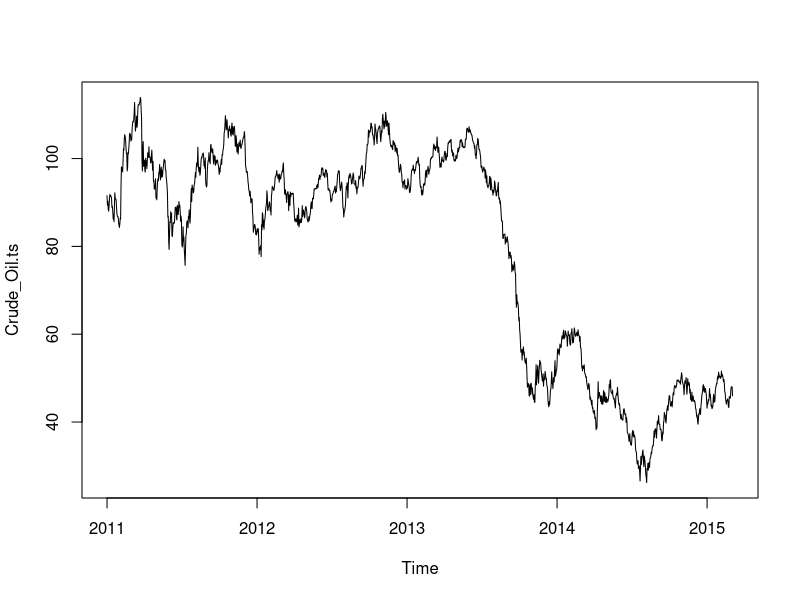
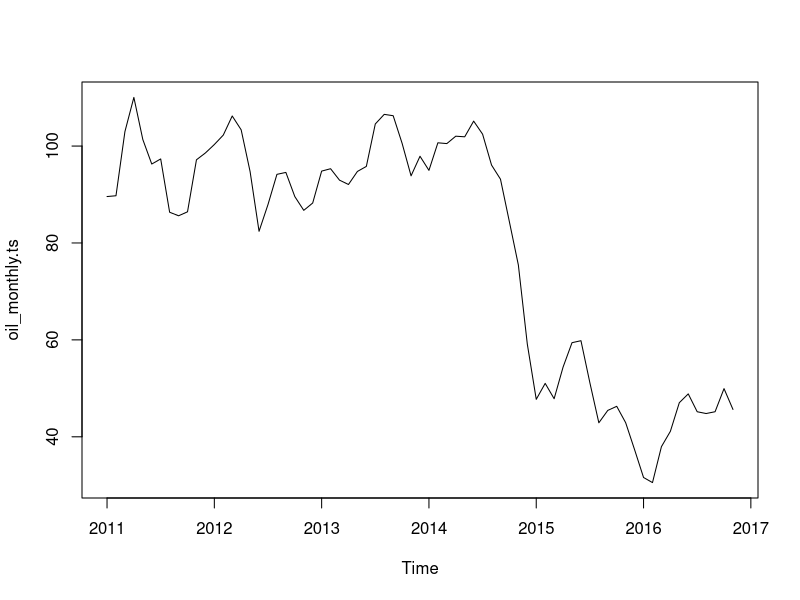
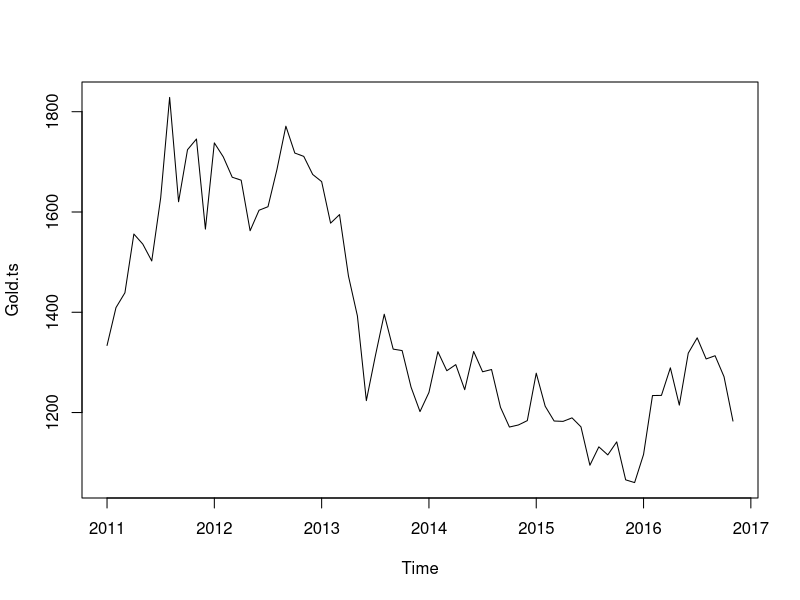
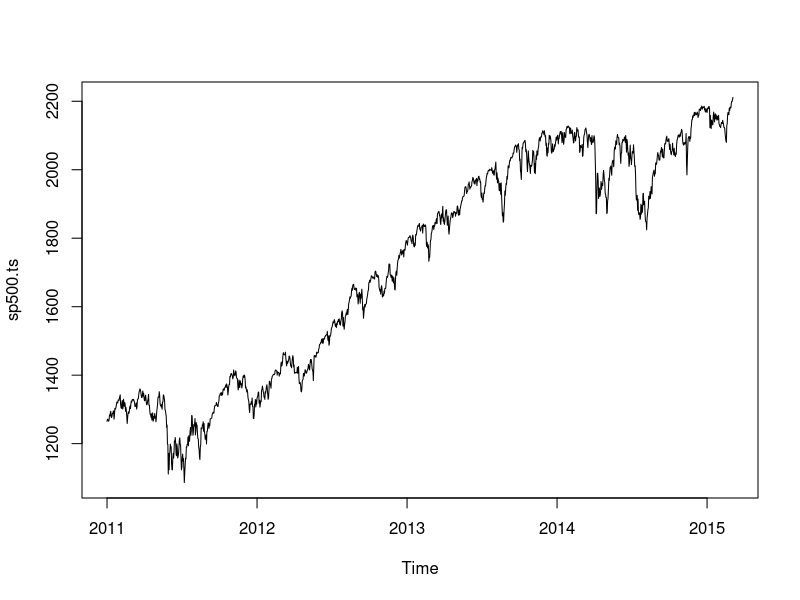
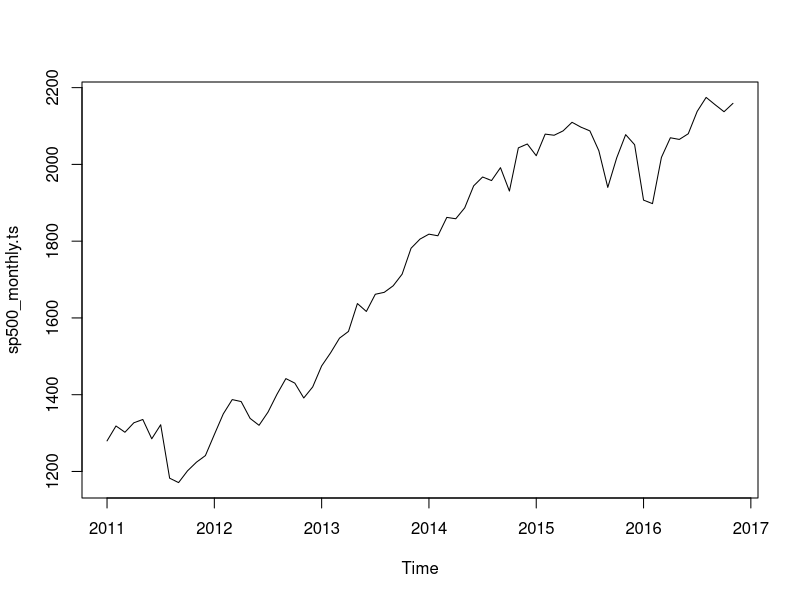
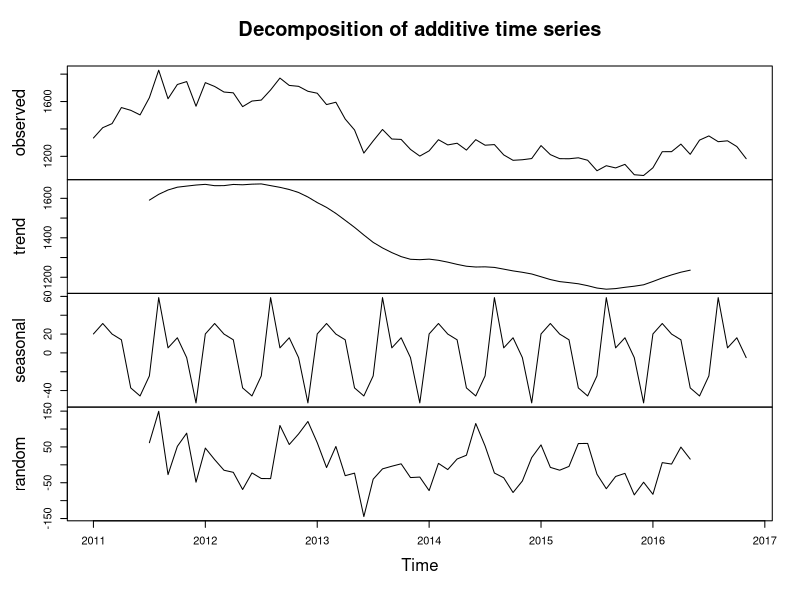
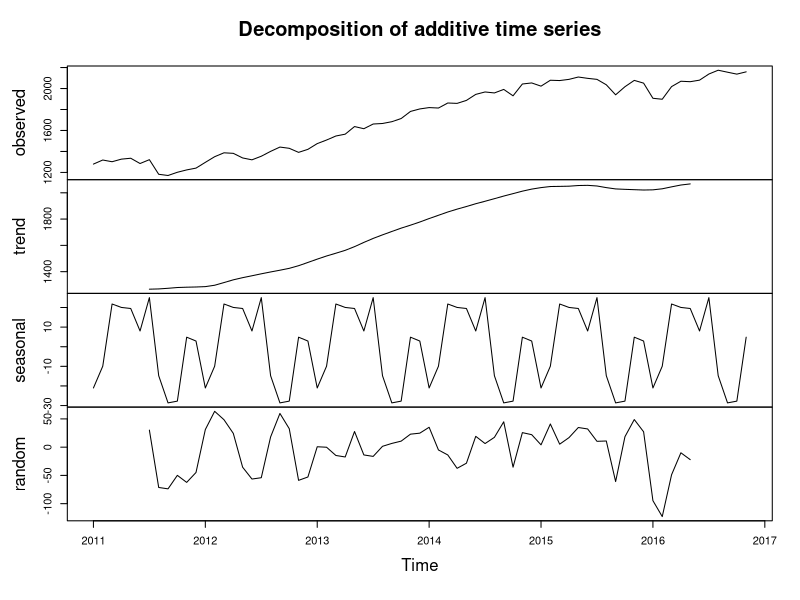
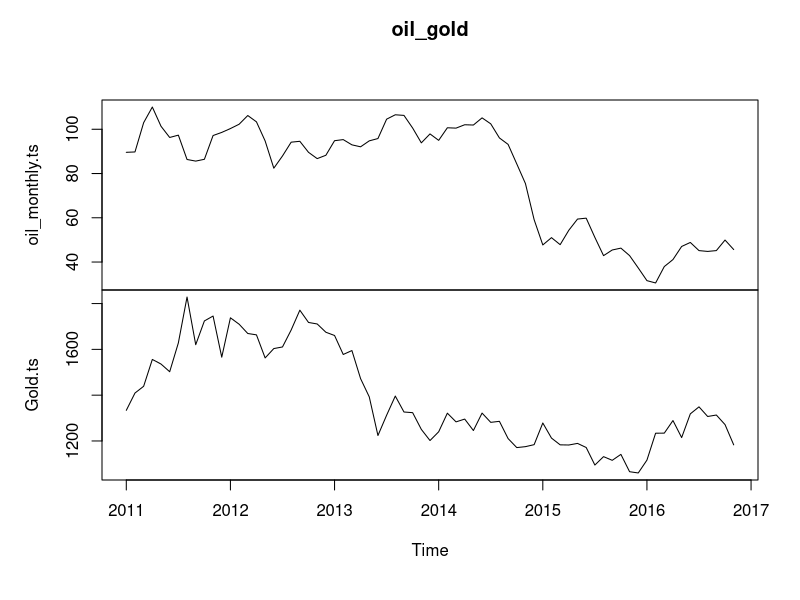

Reproduce these figures in R, in order. (Note: this script raises an error after producing the figures.)
## ---- chunk 1
knitr::opts_chunk$set(echo = TRUE)
## ---- chunk 2
getwd()
setwd('/Users/mkulunyar/Dropbox/NYU/Fall16/BusinessAnalytics/HW_6')

#Data Export
#investing.com
oil<-read.csv('new_oil_daily.csv', header=TRUE, stringsAsFactors=FALSE)
gold<-read.csv('new_gold_monthly.csv', header=TRUE, stringsAsFactors=FALSE)
sp500<-read.csv('new_sp500_daily.csv', header=TRUE, stringsAsFactors=FALSE)

#DATE
#Date Modification for Oil
head(oil)
oil$Date <- as.Date(oil$Date, "%d-%B-%y")
oil_sorted<-oil[order(oil$Date, decreasing = FALSE),]
head(oil_sorted)
#Date Modification for sp500
head(sp500)
sp500$Date <- as.Date(sp500$Date, "%d-%B-%y")
sp500_sorted<-sp500[order(sp500$Date, decreasing = FALSE),]
head(sp500_sorted)
#Date Modification for gold
head(gold)
gold$Date <- as.Date(gold$Date, "%y-%B-%d")
gold_sorted<-gold[order(gold$Date, decreasing = FALSE),]
head(gold_sorted)

#Time Series
#Oil
#Daily
summary(oil_sorted$Price)
Crude_Oil.ts <- ts(oil_sorted$Price, frequency = 365, start=c(2011))
plot(Crude_Oil.ts)
#Monthly
head(oil_sorted)
oil_sorted$MonthYear<-format(oil_sorted$Date, format="%Y-%m")
oil_monthly <- aggregate(oil_sorted$Price ~ MonthYear, oil_sorted, mean, na.rm=TRUE)
oil_monthly
oil_monthly.ts<-ts(oil_monthly$`oil_sorted$Price`, frequency = 12, start = c(2011))
plot(oil_monthly.ts)
#Gold
summary(gold_sorted$Price)
Gold.ts <- ts(gold_sorted$Price, frequency = 12, start=c(2011))
plot(Gold.ts)
#sp500
#Daily
summary(sp500_sorted$Price)
sp500.ts <- ts(sp500_sorted$Price, frequency = 365, start=c(2011))
plot(sp500.ts)
#Monthly
head(sp500_sorted)
sp500_sorted$MonthYear<-format(sp500_sorted$Date, format="%Y-%m")
sp500_monthly <- aggregate(sp500_sorted$Price ~ MonthYear, sp500_sorted, mean, na.rm=TRUE)
sp500_monthly
sp500_monthly.ts<-ts(sp500_monthly$`sp500_sorted$Price`, frequency = 12, start = c(2011))
plot(sp500_monthly.ts)
## ---- chunk 3
#Decomposition
#Gold
Gold.ts.d<-decompose(Gold.ts)
plot(Gold.ts.d)
#Oil
Crude_Oil.ts.d<-decompose(oil_monthly.ts)
#sp500
sp500.ts.d<-decompose(sp500_monthly.ts)
plot(sp500.ts.d)

#Combining Oil, Gold and sp500
library(xts)
#Oil-Gold
oil_gold <- cbind(oil_monthly.ts, Gold.ts)
plot(oil_gold)
#gold-sp500
gold_sp500 <- cbind(Gold.ts, sp500_monthly.ts)
plot(gold_sp500)
#oil-sp500
oil_sp500 <- cbind(oil_monthly.ts, sp500_monthly.ts)
plot(oil_sp500)
#Some Visuals
ts.plot(oil_monthly.ts, Gold.ts,gpars= list(col=rainbow(10)))
ts.plot(oil_monthly.ts, sp500_monthly.ts,gpars= list(col=rainbow(10)))
ts.plot(Gold.ts, sp500_monthly.ts,gpars= list(col=rainbow(10)))
## ---- chunk 4
require(graphics)
#Cross Correlation Plots, Lets see what effects oil prices
ccf(Gold.ts, oil_monthly.ts, ylab = "cross-correlation")
ccf(sp500_monthly.ts, oil_monthly.ts, ylab = "cross-correlation")
ccf(sp500_monthly.ts, Gold.ts, ylab = "cross-correlation")
## ---- chunk 5
#oil
#smoothing
oil_monthly.holt.T <- HoltWinters(oil_monthly.ts, gamma=TRUE)
oil_monthly.holt.T
plot(oil_monthly.holt.T)
oil_monthly.holt.F <- HoltWinters(oil_monthly.ts, gamma=FALSE)
oil_monthly.holt.F
plot(oil_monthly.holt.F)
#forecasting, holt, horizon is 12 months
library(forecast)
oil_monthly.forecasts <- forecast.HoltWinters(oil_monthly.holt.T, h=12)  
plot.forecast(oil_monthly.forecasts)
oil_monthly.forecasts <- forecast.HoltWinters(oil_monthly.holt.F, h=12)  
plot.forecast(oil_monthly.forecasts)
#ARIMA
oil_monthly.arima<-arima(oil_monthly.ts, c(0,0,0))  
oil_monthly.arima.forecasts <- forecast.Arima(oil_monthly.arima, h=12)
oil_monthly.arima.forecasts
plot(oil_monthly.arima.forecasts)

oil_monthly.arima<-arima(oil_monthly.ts, c(0,1,0))  
oil_monthly.arima.forecasts <- forecast.Arima(oil_monthly.arima, h=12)
oil_monthly.arima.forecasts
plot(oil_monthly.arima.forecasts)

oil_monthly.arima<-arima(oil_monthly.ts, c(1,1,0))  
oil_monthly.arima.forecasts <- forecast.Arima(oil_monthly.arima, h=12)
oil_monthly.arima.forecasts
plot(oil_monthly.arima.forecasts)

#gold
#smoothing
Gold.holt.T <- HoltWinters(Gold.ts, gamma=TRUE)
Gold.holt.T
plot(Gold.holt.T)
Gold.holt.F <- HoltWinters(Gold.ts, gamma=FALSE)
Gold.holt.F
plot(Gold.holt.F)
#forecasting, holt, horizon is 12 months
library(forecast)
Gold.forecasts <- forecast.HoltWinters(Gold.holt.T, h=12)  
plot.forecast(Gold.forecasts)
Gold.forecasts <- forecast.HoltWinters(Gold.holt.F, h=12)  
plot.forecast(Gold.forecasts)
#ARIMA
Gold.arima<-arima(Gold.ts, c(0,0,0))  
Gold.arima.forecasts <- forecast.Arima(Gold.arima, h=12)
Gold.arima.forecasts
plot(Gold.arima.forecasts)

Gold.arima<-arima(Gold.ts, c(0,1,0))  
Gold.arima.forecasts <- forecast.Arima(Gold.arima, h=12)
Gold.arima.forecasts
plot(Gold.arima.forecasts)

Gold.arima<-arima(Gold.ts, c(1,1,0))  
Gold.arima.forecasts <- forecast.Arima(Gold.arima, h=12)
Gold.arima.forecasts
plot(Gold.arima.forecasts)


#sp500
#smoothing
sp500_monthly.holt.T <- HoltWinters(sp500_monthly.ts, gamma=TRUE)
sp500_monthly.holt.T
plot(sp500_monthly.holt.T)
sp500_monthly.holt.F <- HoltWinters(sp500_monthly.ts, gamma=FALSE)
sp500_monthly.holt.F
plot(sp500_monthly.holt.F)
#forecasting, holt, horizon is 12 months
library(forecast)
sp500_monthly.forecasts <- forecast.HoltWinters(sp500_monthly.holt.T, h=12)  
plot.forecast(sp500_monthly.forecasts)
sp500_monthly.forecasts <- forecast.HoltWinters(sp500_monthly.holt.F, h=12)  
plot.forecast(sp500_monthly.forecasts)
#ARIMA
sp500_monthly.arima<-arima(sp500_monthly.ts, c(0,0,0))  
sp500_monthly.arima.forecasts <- forecast.Arima(sp500_monthly.arima, h=12)
sp500_monthly.arima.forecasts
plot(sp500_monthly.arima.forecasts)

sp500_monthly.arima<-arima(sp500_monthly.ts, c(0,1,0))  
sp500_monthly.arima.forecasts <- forecast.Arima(sp500_monthly.arima, h=12)
sp500_monthly.arima.forecasts
plot(sp500_monthly.arima.forecasts)

sp500_monthly.arima<-arima(sp500_monthly.ts, c(1,1,0))  
sp500_monthly.arima.forecasts <- forecast.Arima(sp500_monthly.arima, h=12)
sp500_monthly.arima.forecasts
plot(sp500_monthly.arima.forecasts)
